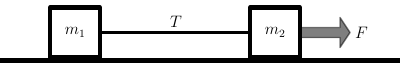

Python code for this plot:
if __name__ == '__main__':
    import matplotlib
    matplotlib.use('Agg')
    from matplotlib import rc
    rc('font',**{'family':'serif','serif':'Computer Modern Roman','size':12})
    rc('text', usetex=True)
import numpy as np
import os as os
import pylab as plt

def drawblock(x, y, size, label):
    px = x + size * np.array([0., 1., 1., 0., 0.])
    py = y + size * np.array([0., 0., 1., 1., 0.])
    plt.plot(px, py, 'k-', lw=3.)
    plt.text(x + 0.5 * size, y + 0.5 * size, label,
             horizontalalignment='center',
             verticalalignment='center')
    return None

def stringblocks(fn):
    plt.figure(figsize=(4, 0.75))
    xo, yo = 0.15, 0.20
    plt.axes([0., 0., 1., 1.])
    tiny = -0.06
    plt.plot([-1., 7.], [tiny, tiny], 'k-', lw=3.)
    drawblock(0., 0., 1., '$m_1$')
    drawblock(4., 0., 1., '$m_2$')
    plt.plot([1., 4.], [0.5, 0.5], 'k-', lw=2.)
    plt.text(2.5, 0.6, '$T$', ha='center')
    plt.gca().add_patch(plt.Arrow(5., 0.5, 1., 0., facecolor='k',
                                  edgecolor='none', alpha=0.5))
    plt.text(6.1, 0.5, '$F$', ha='left', va='center')
    plt.axis('equal')
    plt.axis('off')
    plt.savefig(fn)
    return None

if __name__ == '__main__':
    fn = 'stringblocks.pdf'
    stringblocks(fn)
